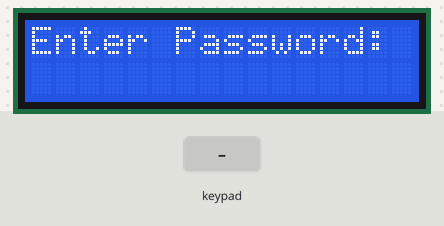
Bench run of a sketch on a simulated Arduino Uno, built with avr-gcc and run on an emulated ATmega328P. Parts: 16×2 character LCD. The inputs (shaded band) are chosen by the test bench.

Above: at 3.8 s.
3.9 s: keypad keys 5 5 5 5 # pressed 0.4 s apart
At 6.1 s:
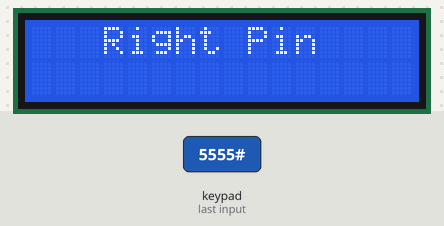
7.4 s: key '#' pressed
At 8.5 s:
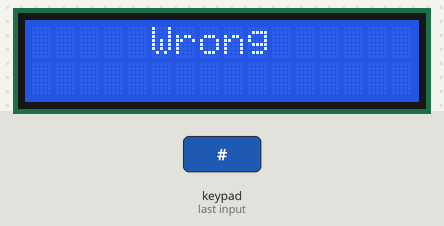
10.4 s: key '1' pressed
At 10.7 s:
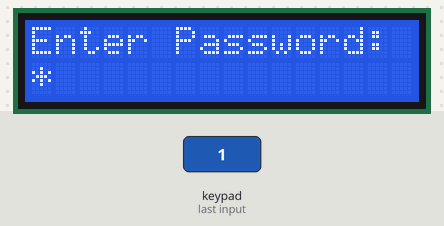
11.9 s: keypad keys 5 5 5 5 pressed 0.4 s apart
At 13.9 s:
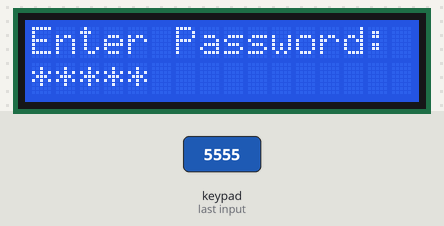
15.0 s: keypad keys 5 5 5 5 * pressed 0.4 s apart
At 17.9 s:
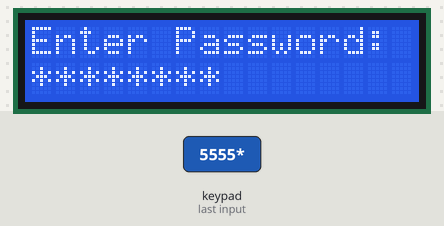
18.5 s: keypad keys 0 1 2 4 pressed 0.4 s apart
At 20.2 s:
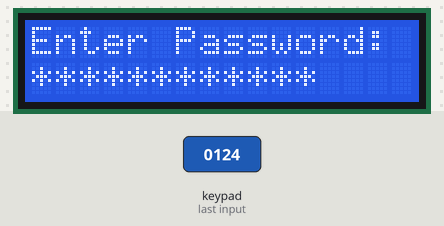
Timing chart, 0 to 21.7 s (numbered marks = the images above; inputs shaded):
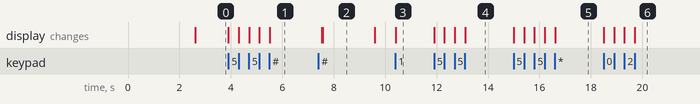

Measured:
- after the input at 3.9 s, the display: first changes at once (image 1 shows a later state)
- after the input at 7.4 s, the display: first differs from a run without the input after 0.18 s (image 2)
- after the input at 10.4 s, the display: changes at once (image 3)
- after the input at 11.9 s, the display: first changes at once (image 4 shows a later state)
- after the input at 15.0 s, the display: first changes at once (image 5 shows a later state)
- after the input at 18.5 s, the display: first changes at once (image 6 shows a later state)
- what the display in image 2 shows lasts 2.0 s, from 7.6 s to 9.6 s

The sketch:

Ultrasonic.ino
```cpp
#include <Wire.h>
#include <LiquidCrystal_I2C.h>
#include <Keypad_I2C.h>
#include <Keypad.h>

// الشاشة
LiquidCrystal_I2C lcd(0x27, 16, 2);

// عدد الصفوف والأعمدة بتوع الكيباد
const byte ROWS = 4;
const byte COLS = 3;

// شكل الأزرار على الكيباد
char keys[ROWS][COLS] = {
  {'1','2','3'},
  {'4','5','6'},
  {'7','8','9'},
  {'*','0','#'}
};

// توصيلات الصفوف والأعمدة
byte rowPins[ROWS] = {0, 1, 2, 4};
byte colPins[COLS] = {5, 6, 7};

// عنوان الكيباد
byte keypad_address = 0x26;

// تعريف الكيباد
Keypad_I2C kpd(makeKeymap(keys), rowPins, colPins, ROWS, COLS, keypad_address);

// هنا بنخزن الباسورد اللي هيتكتب
String inputPassword = "";
const String CORRECT_PASSWORD = "5555";

void setup() {
  Wire.begin();

  // نشغل الشاشة
  lcd.init();
  lcd.backlight();

  // نشغل الكيباد
  kpd.begin();

  // أول ما الجهاز يشتغل تظهر رسالة الترحيب
  lcd.setCursor(0, 0);
  lcd.print("   Welcome!   ");
  lcd.setCursor(0, 1);
  lcd.print(" Security System");
  delay(2500);

  // بعد الترحيب نطلب الباسورد
  resetPasswordScreen();
}

void loop() {
  // نشوف المستخدم ضغط على أنهي زرار
  char key = kpd.getKey();

  if (key) {
    if (key == '#') {
      // لما يدوس شباك نتأكد من الباسورد
      checkPassword();
    }
    else if (key == '*') {
      // لما يدوس نجمة نمسح آخر رقم
      if (inputPassword.length() > 0) {
        inputPassword.remove(inputPassword.length() - 1);

        // نمسح آخر نجمة من الشاشة
        lcd.setCursor(inputPassword.length(), 1);
        lcd.print(" ");
        lcd.setCursor(inputPassword.length(), 1);
      }
    }
    else {
      // أي رقم يكتبه يظهر مكانه نجمة
      if (inputPassword.length() < 16) {
        inputPassword += key;
        lcd.setCursor(inputPassword.length() - 1, 1);
        lcd.print("*");
      }
    }
  }
}

// نرجع الشاشة من الأول عشان نكتب الباسورد
void resetPasswordScreen() {
  inputPassword = "";
  lcd.clear();
  lcd.setCursor(0, 0);
  lcd.print("Enter Password:");
  lcd.setCursor(0, 1);
}

// هنا بنشوف الباسورد صح ولا غلط
void checkPassword() {
  lcd.clear();

  if (inputPassword == CORRECT_PASSWORD) {
    lcd.setCursor(0, 0);
    lcd.print("   Right Pin   ");
    delay(2000);
  } else {
    lcd.setCursor(0, 0);
    lcd.print("     Wrong     ");
    delay(2000);
  }

  // بعد ما نخلص نرجع نطلب الباسورد تاني
  resetPasswordScreen();
}
```
